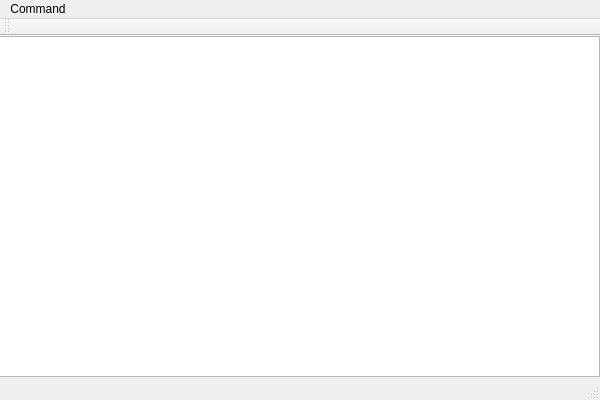
<?xml version="1.0" encoding="UTF-8"?>
<ui version="4.0">
 <class>GDSTestSuiteClass</class>
 <widget class="QMainWindow" name="GDSTestSuiteClass">
  <property name="geometry">
   <rect>
    <x>0</x>
    <y>0</y>
    <width>600</width>
    <height>400</height>
   </rect>
  </property>
  <property name="windowTitle">
   <string>GDSTestSuite</string>
  </property>
  <widget class="QWidget" name="centralWidget">
   <widget class="QPlainTextEdit" name="plainTextEdit">
    <property name="geometry">
     <rect>
      <x>-1</x>
      <y>0</y>
      <width>601</width>
      <height>341</height>
     </rect>
    </property>
   </widget>
  </widget>
  <widget class="QMenuBar" name="menuBar">
   <property name="geometry">
    <rect>
     <x>0</x>
     <y>0</y>
     <width>600</width>
     <height>19</height>
    </rect>
   </property>
   <widget class="QMenu" name="menuCommand">
    <property name="title">
     <string>Command</string>
    </property>
    <widget class="QMenu" name="menuTest_Module">
     <property name="title">
      <string>Test Module</string>
     </property>
     <addaction name="actionFlow_Test"/>
     <addaction name="actionSynchronize_Test"/>
     <addaction name="actionAsynchronize_Test"/>
    </widget>
    <addaction name="actionStart_Server"/>
    <addaction name="actionStop_Server"/>
    <addaction name="separator"/>
    <addaction name="menuTest_Module"/>
    <addaction name="separator"/>
    <addaction name="actionExit"/>
   </widget>
   <addaction name="menuCommand"/>
  </widget>
  <widget class="QToolBar" name="mainToolBar">
   <attribute name="toolBarArea">
    <enum>TopToolBarArea</enum>
   </attribute>
   <attribute name="toolBarBreak">
    <bool>false</bool>
   </attribute>
  </widget>
  <widget class="QStatusBar" name="statusBar"/>
  <action name="actionStart_Server">
   <property name="text">
    <string>Start Server</string>
   </property>
  </action>
  <action name="actionStop_Server">
   <property name="text">
    <string>Stop Server</string>
   </property>
  </action>
  <action name="actionExit">
   <property name="text">
    <string>Exit</string>
   </property>
  </action>
  <action name="actionFlow_Test">
   <property name="text">
    <string>Flow Test</string>
   </property>
  </action>
  <action name="actionSynchronize_Test">
   <property name="text">
    <string>Synchronize Test</string>
   </property>
  </action>
  <action name="actionAsynchronize_Test">
   <property name="text">
    <string>Asynchronize Test</string>
   </property>
  </action>
 </widget>
 <layoutdefault spacing="6" margin="11"/>
 <resources>
  <include location="gdstestsuite.qrc"/>
 </resources>
 <connections/>
</ui>
